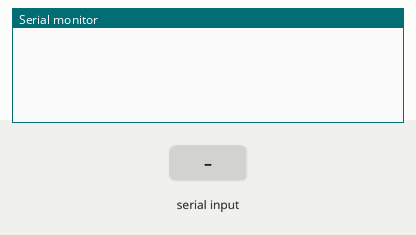
Bench run of a sketch on a simulated Arduino Uno, built with avr-gcc and run on an emulated ATmega328P. On the bench: the last lines printed to the serial monitor. The inputs (shaded band) are chosen by the test bench.

Above: at 1.2 s.
1.3 s: "r" received over Serial
At 2.0 s:
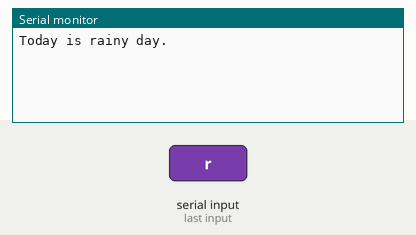
2.8 s: "s" received over Serial
At 3.1 s:
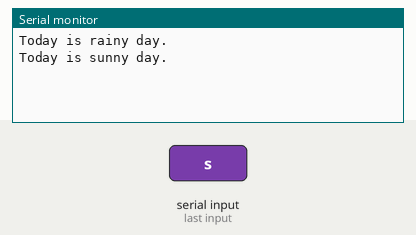

The sketch:

If-else_statement.ino
```cpp
// C++ code
// If-Else Statement
void setup()
{
  Serial.begin(9600);
}

void loop()
{
  if (Serial.available() > 0) {
    char data = Serial.read();
    if (data == 'r' || data == 'R') {
      Serial.println("Today is rainy day.");
    } if(data=='s' || data=='S') {
      Serial.println("Today is sunny day.");
    }
  }
}
```

Measured:
- after the input at 1.3 s, the serial monitor: prints a new line at once (image 1)
- after the input at 2.8 s, the serial monitor: prints a new line at once (image 2)
